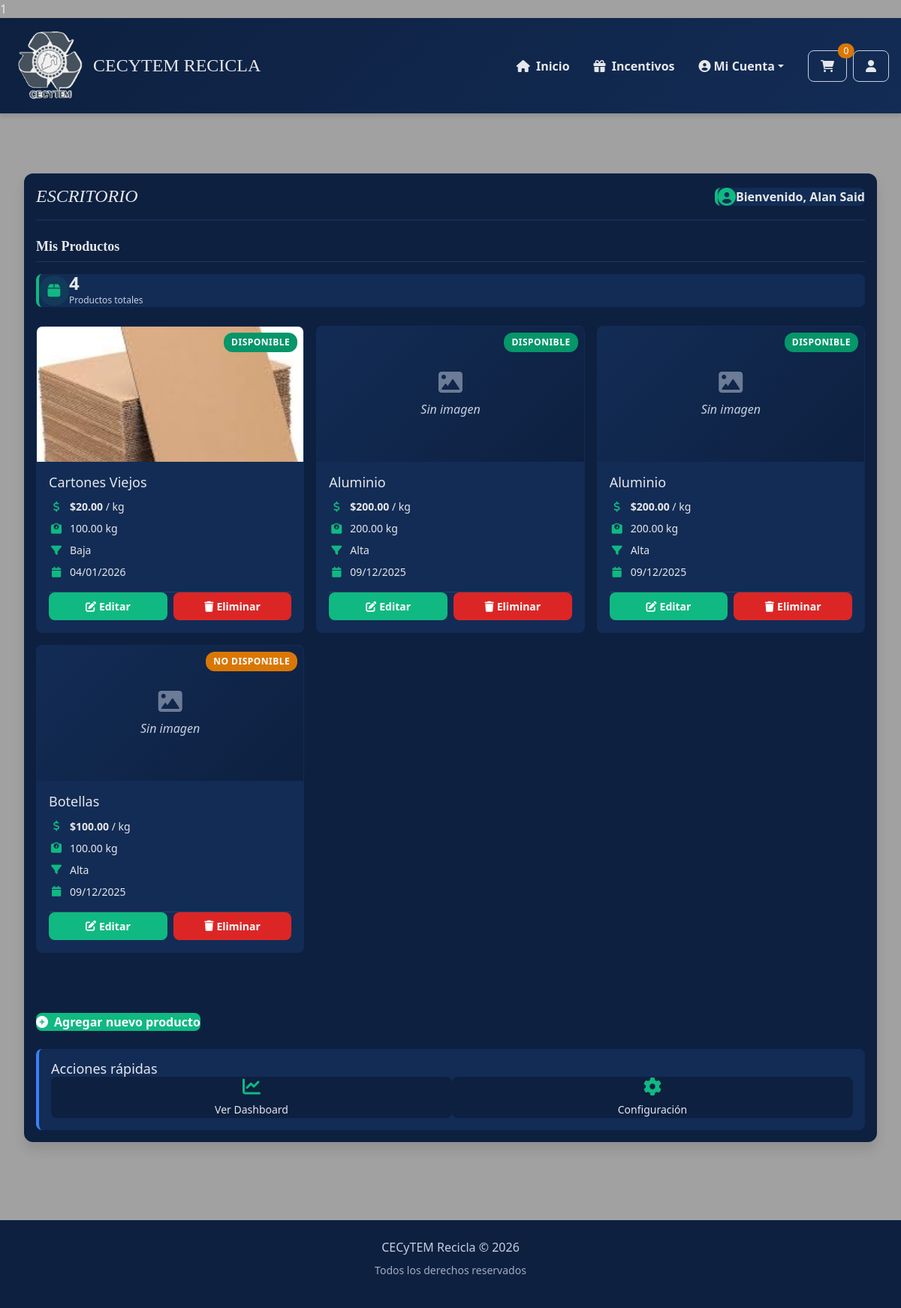
/escritorio/ (signed in), run on an earlier commit of the app's database.
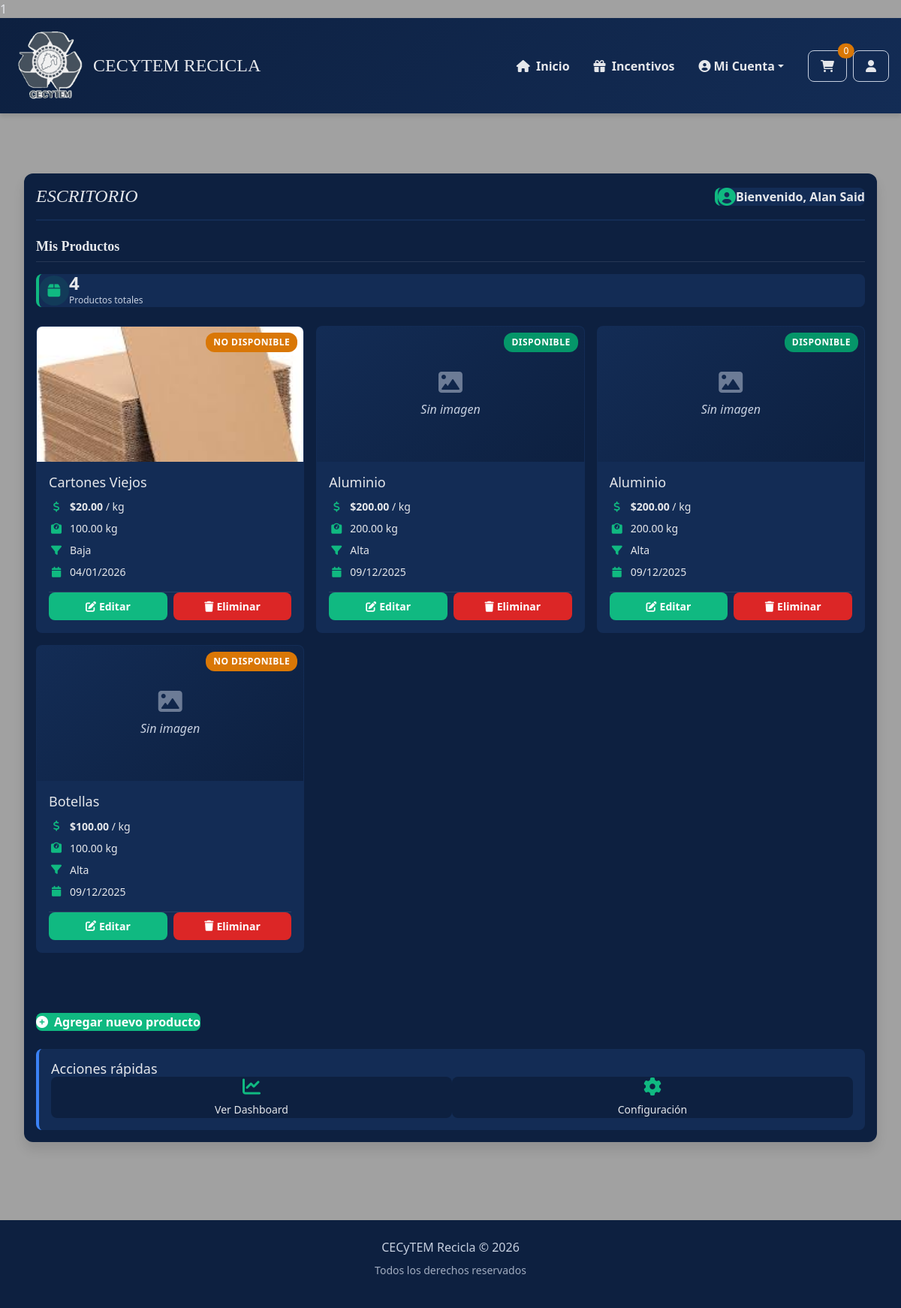
And on a later commit of the database.
### applications/MarketPlace/models.py (models this page shows, shortened)
class Producto(models.Model):
    PUREZA = [
        ('alta', 'Alta'),
        ('media', 'Media'),
        ('baja', 'Baja'),
    ]
    ESTADO = [
        ('disponible', 'Disponible'),
        ('no_disponible', 'No disponible'),
    ]
    id_producto = models.AutoField(primary_key=True)
    id_usuario = models.ForeignKey(Usuario, on_delete=models.CASCADE)
    id_categoria = models.ForeignKey(Categoria, on_delete=models.CASCADE)
    nombre = models.CharField(max_length=50, blank=True, null=True)
    descripcion = models.TextField(blank=True, null=True)
    precio_kg = models.DecimalField(max_digits=10, decimal_places=2)
    peso_disponible_kg = models.DecimalField(max_digits=10, decimal_places=2)
    pureza = models.CharField(max_length=5, choices=PUREZA)
    estado = models.CharField(max_length=15, choices=ESTADO)
    fecha_publicacion = models.DateTimeField(auto_now_add=True)
    class Meta:
        verbose_name = 'Producto'
        verbose_name_plural = 'Productos'
        ordering = ['-fecha_publicacion']
        indexes = [
            models.Index(fields=['estado']),
            models.Index(fields=['pureza']),
            models.Index(fields=['precio_kg']),
            models.Index(fields=['id_categoria']),
            models.Index(fields=['fecha_publicacion']),
        ]
        constraints = [
            models.CheckConstraint(
                check=models.Q(precio_kg__gte=0),
                name='precio_positivo'
            ),
            models.CheckConstraint(
                check=models.Q(peso_disponible_kg__gte=0),
                name='peso_positivo'
            ),
        ]

class ImagenProducto(models.Model):
    id_imagen = models.AutoField(primary_key=True)
    id_producto = models.ForeignKey(Producto, on_delete=models.CASCADE, related_name="imagenes")
    imagen = models.ImageField(upload_to="productos/")
    orden = models.IntegerField()
    class Meta:
        verbose_name = 'Imagen de producto'
        verbose_name_plural = 'Imágenes de productos'
        ordering = ['id_producto', 'orden']
        unique_together = ['id_producto', 'orden']

### applications/MarketPlace/views.py (the view)
# urls.py: path('escritorio/', views.escritorio_view, name='escritorio'),
@login_requerido
def escritorio_view(request):
    usuario_id = request.session['usuario_id']
    usuario = Usuario.objects.get(id_usuario=usuario_id)
    productos = Producto.objects.filter(id_usuario=usuario)
    return render(request, 'MarketPlace/escritorio.html', {
        'usuario': usuario,
        'productos': productos,
    })

### applications/MarketPlace/utils.py (called while the page is built)
def login_requerido(view_func):
    @wraps(view_func)
    def wrapper(request, *args, **kwargs):
        if 'usuario_id' not in request.session:
            return redirect('login')
        if 'usuario_id' in request.session:
            from .models import Carrito, ItemCarrito
            try:
                carrito = Carrito.objects.get(id_usuario_id=request.session['usuario_id'])
                items_count = ItemCarrito.objects.filter(id_carrito=carrito).count()
                request.session['carrito_count'] = items_count
            except Carrito.DoesNotExist:
                request.session['carrito_count'] = 0
        return view_func(request, *args, **kwargs)
    return wrapper

### Templates/Marketplace/escritorio.html (shortened to what the changed rows need)
{% extends './navegación.html' %}
{% load static %}
{% block pag %}
<div class="desktop-container">
    <div class="card desktop-card">
        <div class="desktop-header">
            <h2 class="desktop-title">Escritorio</h2>
        </div>
        <div class="desktop-content">
            <div class="desktop-section">
                {% if productos %}
                    <div class="productos-grid">
                        {% for prod in productos %}
                            <div class="producto-card desktop-product-card">
                                <div class="producto-imagen">
                                    {% if prod.imagenes.all %}
                                        <img src="{{ prod.imagenes.first.imagen.url }}"
                                             alt="{{ prod.nombre }}"
                                             class="producto-img">
                                    {% else %}
                                        <div class="sin-imagen desktop-no-image">
                                            <i class="fas fa-image"></i>
                                            <span>Sin imagen</span>
                                        </div>
                                    {% endif %}
                                    {% if prod.estado == 'disponible' %}
                                        <span class="producto-badge badge-disponible">Disponible</span>
                                    {% elif prod.estado == 'vendido' %}
                                        <span class="producto-badge badge-vendido">Vendido</span>
                                    {% else %}
                                        <span class="producto-badge badge-otro">{{ prod.get_estado_display }}</span>
                                    {% endif %}
                                </div>
                                <div class="producto-info">
                                    <h4 class="producto-nombre">{{ prod.nombre|truncatechars:40 }}</h4>
                                    <div class="producto-detalles">
                                        <div class="detalle-item">
                                            <i class="fas fa-dollar-sign detalle-icon"></i>
                                            <span class="detalle-text">
                                                <strong>${{ prod.precio_kg }}</strong> / kg
                                            </span>
                                        </div>
                                        <div class="detalle-item">
                                            <i class="fas fa-weight detalle-icon"></i>
                                            <span class="detalle-text">{{ prod.peso_disponible_kg }} kg</span>
                                        </div>
                                        <div class="detalle-item">
                                            <i class="fas fa-filter detalle-icon"></i>
                                            <span class="detalle-text">{{ prod.get_pureza_display }}</span>
                                        </div>
                                        <div class="detalle-item">
                                            <i class="fas fa-calendar detalle-icon"></i>
                                            <span class="detalle-text">{{ prod.fecha_publicacion|date:"d/m/Y" }}</span>
                                        </div>
                                    </div>
                                    <div class="producto-acciones">
                                        <a href="{% url 'actualizar_producto' prod.id_producto %}"
                                           class="btn btn-sm btn-primary desktop-btn-edit">
                                            <i class="fas fa-edit me-1"></i> Editar
                                        </a>
                                        <button type="button"
                                                class="btn btn-sm btn-danger desktop-btn-delete"
                                                data-bs-toggle="modal"
                                                data-bs-target="#modalEliminar{{ prod.id_producto }}">
                                            <i class="fas fa-trash me-1"></i> Eliminar
                                        </button>
                                    </div>
                                </div>
                            </div>
                        {% endfor %}
                    </div>
                {% endif %}
            </div>
        </div>
    </div>
</div>
{% endblock %}

What changed in the data, as far as the page shows it:
changed Producto "Cartones Viejos": estado (not shown) → "NO DISPONIBLE"; no longer shows "DISPONIBLE"
